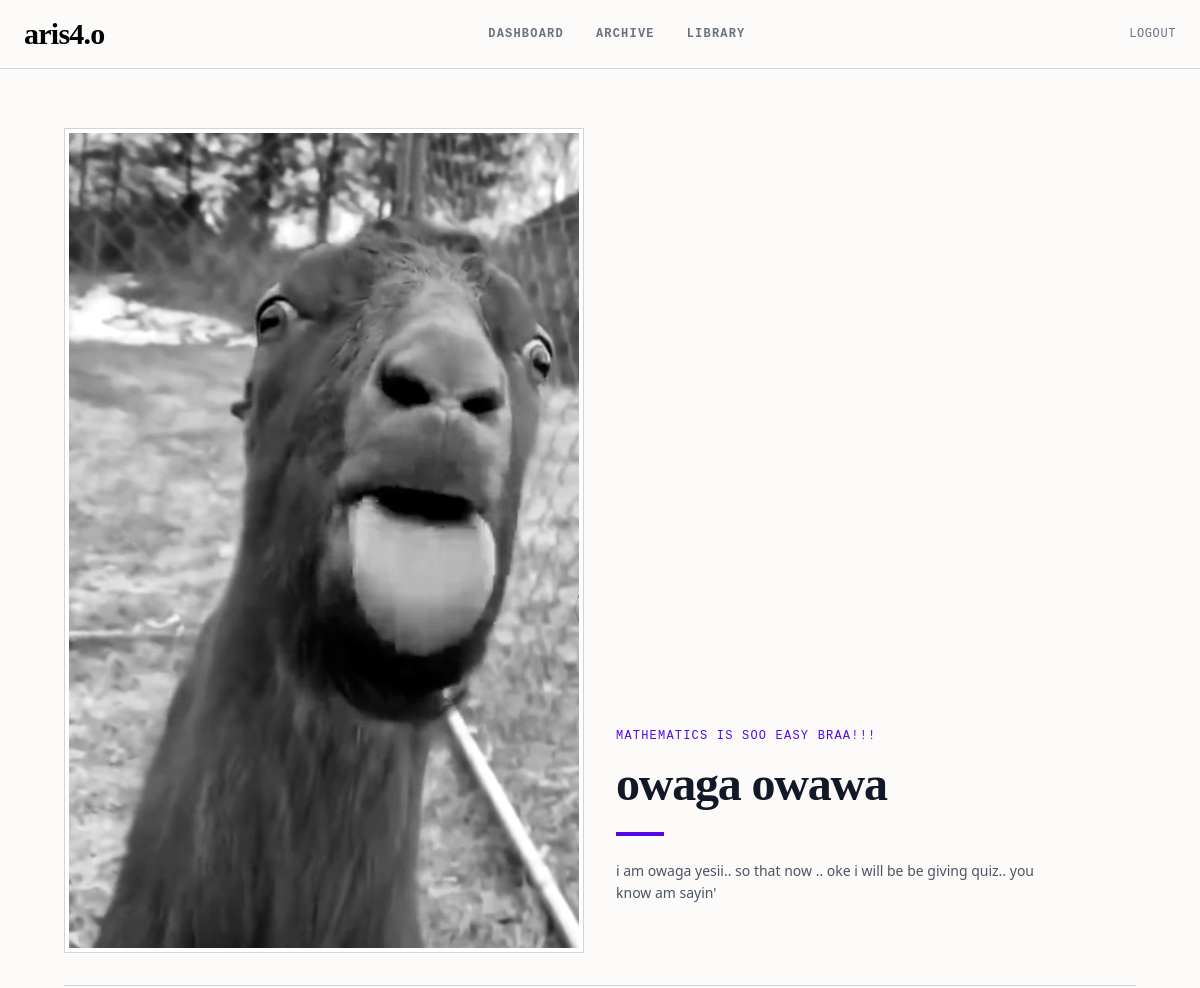
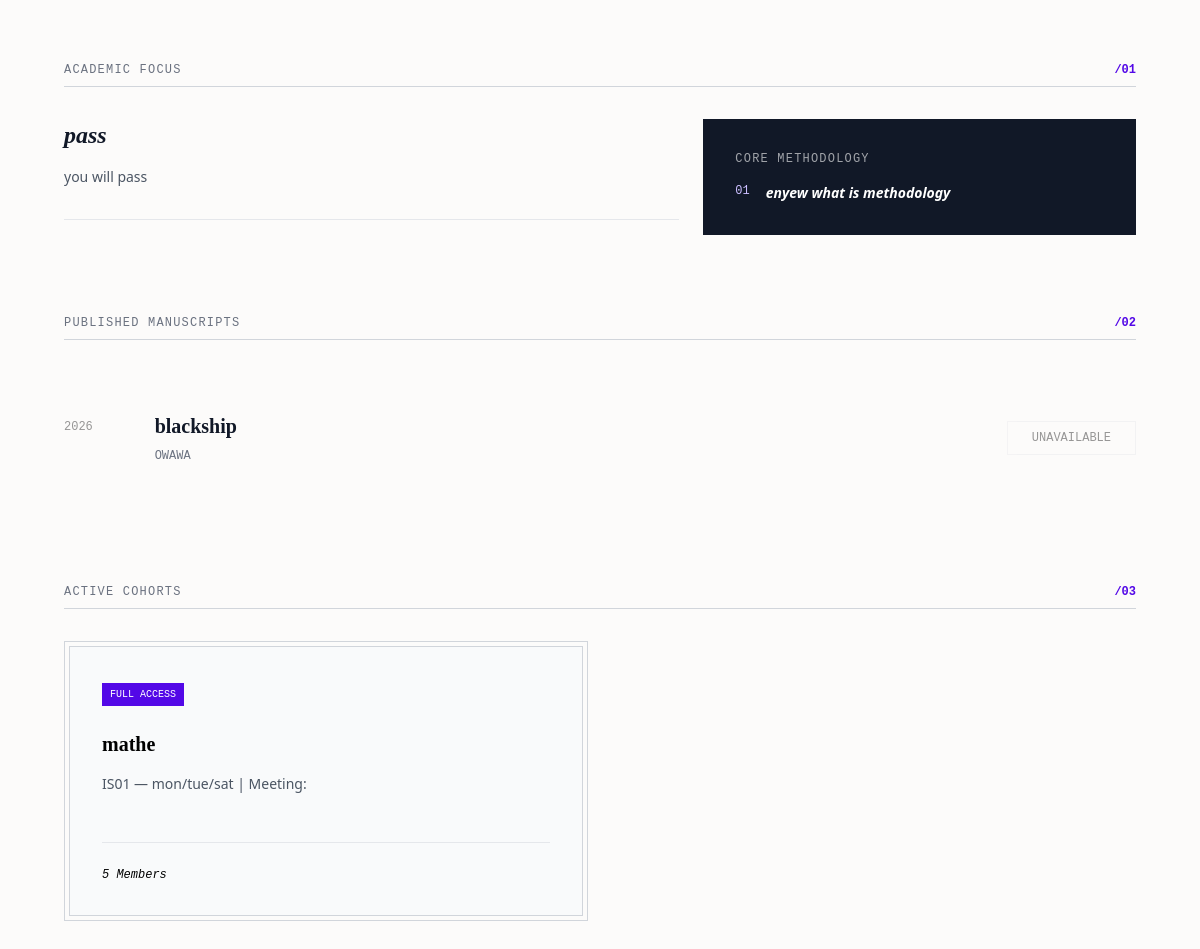
/teacher-profile/owaga/ (signed in), run on the app's committed database (2 pictures, top to bottom).
### accounts/models.py (models this page shows, shortened)
class InstructorProfile(models.Model):
    user = models.OneToOneField(User, on_delete=models.CASCADE, related_name='instructor_profile')
    title_role = models.CharField(max_length=200, blank=True, null=True, help_text="e.g. Lead Instructor, Professor of Mathematics")
    bio = models.TextField(blank=True, null=True)
    avatar = models.ImageField(upload_to='instructor_avatars/', blank=True, null=True)
    established_year = models.IntegerField(default=2024)
    academic_focus = models.JSONField(default=list, blank=True)
    methodologies = models.JSONField(default=list, blank=True)
    manuscripts = models.JSONField(default=list, blank=True)
    created_at = models.DateTimeField(auto_now_add=True)
    updated_at = models.DateTimeField(auto_now=True)
    def has_profile(self):
        return bool(self.bio or self.academic_focus or self.methodologies)

class User(AbstractUser):
    ROLE_CHOICES=[
        ('student', 'student'),
        ('instructor', 'instructor'),
        ('admin', 'admin'),
        ]
    role = models.CharField(max_length=20, choices=ROLE_CHOICES)
    is_approved = models.BooleanField(default=False)
    xp = models.IntegerField(default=0)

class AcademicClass(models.Model):
    code = models.CharField(max_length=20, unique=True)
    title = models.CharField(max_length=200)
    schedule_string = models.CharField(max_length=100)
    meeting_link = models.CharField(max_length=200, blank=True, default='')
    students = models.ManyToManyField(settings.AUTH_USER_MODEL, related_name='enrolled_classes', blank=True)
    instructor = models.ForeignKey(settings.AUTH_USER_MODEL, on_delete=models.SET_NULL, null=True, blank=True, limit_choices_to={'role': 'instructor'}, related_name='taught_classes')
    slug = models.SlugField(unique=True, blank=True)

### accounts/views.py (the view, shortened to what this page needs)
# urls.py: path('teacher-profile/', views.teacher_profile_view, name='teacher_profile'),
@login_required
def teacher_profile_view(request, username=None):
    if username:
        instructor = get_object_or_404(User, username=username, role='instructor')
        profile = InstructorProfile.objects.filter(user=instructor).first()
        if not profile or not profile.has_profile():
            return render(request, 'teacher_profile.html', {
                'profile': None, 'instructor_user': instructor,
                'active_cohorts': [], 'is_own_profile': request.user == instructor,
            })
        taught_classes = AcademicClass.objects.filter(instructor=instructor)
    active_cohorts = [
        {
            'access_level': 'FULL ACCESS',
            'name': cls.title,
            'description': f"{cls.code} — {cls.schedule_string} | Meeting: {cls.meeting_link}",
            'member_count': cls.students.count(),
        }
        for cls in taught_classes
    ]
    return render(request, 'teacher_profile.html', {
        'profile': profile, 'instructor_user': instructor,
        'active_cohorts': active_cohorts, 'is_own_profile': request.user == instructor,
    })

### accounts/templates/teacher_profile.html (shortened to what this page needs)
{% extends 'base.html' %}
{% block content %}
<main class="max-w-[1200px] mx-auto px-5 md:px-16 py-12 pb-32">
  {% if not profile %}
  <section class="mb-16 pb-8 border-b border-gray-300">
    <div class="grid grid-cols-1 md:grid-cols-12 gap-8 items-end">
      <div class="md:col-span-6 order-2 md:order-1">
        <div class="border border-gray-300 p-1 bg-white">
          <div class="w-full aspect-[4/5] bg-gray-900 flex items-center justify-center">
            <span class="font-mono text-gray-600 tracking-widest text-xs">aris4.0 // ARCHIVAL_PORTRAIT</span>
          </div>
        </div>
      </div>
      <div class="md:col-span-6 order-1 md:order-2 pb-8 md:pb-12">
        <span class="font-mono text-xs text-[#5308e7] uppercase tracking-widest mb-4 block">Instructor</span>
        <h2 class="font-serif text-4xl md:text-5xl font-black tracking-tight leading-none text-gray-900 mb-6">
          {{ instructor_user.get_full_name|default:instructor_user.username }}
        </h2>
        <div class="w-12 h-1 bg-[#5308e7] mb-6"></div>
        <p class="text-sm text-gray-600 max-w-md leading-relaxed">
          This instructor has not set up their profile yet.
        </p>
        {% if is_own_profile %}
        <div class="mt-6 flex items-center gap-4">
          <a href="{% url 'edit_instructor_profile' %}" class="bg-[#5308e7] text-white px-8 py-3 font-mono text-xs uppercase tracking-widest hover:scale-105 transition-transform duration-300 inline-block">
            Create Your Profile
          </a>
        </div>
        {% endif %}
      </div>
    </div>
  </section>
  {% else %}
  <section class="mb-16 pb-8 border-b border-gray-300">
    <div class="grid grid-cols-1 md:grid-cols-12 gap-8 items-end">
      <div class="md:col-span-6 order-2 md:order-1">
        <div class="border border-gray-300 p-1 bg-white">
          {% if profile.avatar %}
            <img alt="{{ instructor_user.username }} Portrait" class="w-full grayscale contrast-125 block" src="{{ profile.avatar.url }}"/>
          {% else %}
            <div class="w-full aspect-[4/5] bg-gray-900 flex items-center justify-center">
              <span class="font-mono text-gray-600 tracking-widest text-xs">aris4.0 // ARCHIVAL_PORTRAIT</span>
            </div>
          {% endif %}
        </div>
      </div>
      <div class="md:col-span-6 order-1 md:order-2 pb-8 md:pb-12">
        <span class="font-mono text-xs text-[#5308e7] uppercase tracking-widest mb-4 block">
          {{ profile.title_role|default:"Lead Instructor" }}
        </span>
        <h2 class="font-serif text-4xl md:text-5xl font-black tracking-tight leading-none text-gray-900 mb-6">
          {{ instructor_user.get_full_name|default:instructor_user.username }}
        </h2>
        <div class="w-12 h-1 bg-[#5308e7] mb-6"></div>
        <p class="text-sm text-gray-600 max-w-md leading-relaxed">
          {{ profile.bio|default:"No bio yet." }}
        </p>
      </div>
    </div>
  </section>
  {% if profile.academic_focus %}
  <section class="mb-20">
    <div class="flex items-baseline justify-between mb-8 pb-2 border-b border-gray-300">
      <h3 class="font-mono text-xs uppercase tracking-widest text-gray-500">Academic Focus</h3>
      <span class="text-[#5308e7] font-bold font-mono text-xs">/01</span>
    </div>
    <div class="grid grid-cols-1 md:grid-cols-12 gap-6">
      <div class="md:col-span-7">
        {% for focus in profile.academic_focus %}
        <div class="pb-8 border-b border-gray-200 hover:bg-gray-50 transition-colors -mx-5 md:-mx-0 px-5 md:px-0 {% if not forloop.first %}pt-8{% endif %}">
          <h4 class="font-serif text-2xl font-bold italic text-gray-900 mb-4">{{ focus.title }}</h4>
          <p class="text-sm text-gray-600">{{ focus.description }}</p>
        </div>
        {% endfor %}
      </div>
      {% if profile.methodologies %}
      <div class="md:col-span-5 bg-gray-900 text-white p-8">
        <h4 class="font-mono text-xs uppercase mb-4 opacity-60 tracking-widest">Core Methodology</h4>
        <ul class="space-y-4">
          {% for method in profile.methodologies %}
          <li class="flex items-start gap-4">
            <span class="font-mono text-xs text-[#cbbeff]">{{ forloop.counter|stringformat:"02d" }}</span>
            <span class="text-sm font-semibold italic">{{ method.name }}</span>
          </li>
          {% endfor %}
        </ul>
      </div>
      {% endif %}
    </div>
  </section>
  {% endif %}
  {% if profile.manuscripts %}
  <section class="mb-20">
    <div class="flex items-baseline justify-between mb-8 pb-2 border-b border-gray-300">
      <h3 class="font-mono text-xs uppercase tracking-widest text-gray-500">Published Manuscripts</h3>
      <span class="text-[#5308e7] font-bold font-mono text-xs">/02</span>
    </div>
    <div class="divide-y divide-gray-200">
      {% for paper in profile.manuscripts %}
      <div class="py-10 grid grid-cols-1 md:grid-cols-12 gap-4 group">
        <div class="md:col-span-1 hidden md:block">
          <span class="font-mono text-xs opacity-40">{{ paper.publication_year }}</span>
        </div>
        <div class="md:col-span-8">
          <h5 class="font-serif text-xl font-bold text-gray-900 group-hover:italic transition-all">{{ paper.title }}</h5>
          <p class="font-mono text-xs mt-2 text-gray-500 uppercase">{{ paper.publisher_tag }}</p>
        </div>
        <div class="md:col-span-3 flex justify-end items-center">
          <button disabled class="border border-gray-200 opacity-40 px-6 py-2 font-mono text-xs cursor-not-allowed">UNAVAILABLE</button>
        </div>
      </div>
      {% endfor %}
    </div>
  </section>
  {% endif %}
  {% endif %}
  {% if active_cohorts %}
  <section class="mb-20">
    <div class="flex items-baseline justify-between mb-8 pb-2 border-b border-gray-300">
      <h3 class="font-mono text-xs uppercase tracking-widest text-gray-500">Active Cohorts</h3>
      <span class="text-[#5308e7] font-bold font-mono text-xs">/03</span>
    </div>
    <div class="grid grid-cols-1 md:grid-cols-2 gap-6">
      {% for cohort in active_cohorts %}
      <div class="border border-gray-300 p-1">
        <div class="{% if forloop.counter|divisibleby:2 %}bg-white{% else %}bg-gray-50{% endif %} p-8 border border-gray-300">
          <span class="bg-[#5308e7] text-white font-mono text-[10px] px-2 py-1 mb-6 inline-block uppercase">
            {{ cohort.access_level }}
          </span>
          <h6 class="font-serif text-xl font-bold mb-4">{{ cohort.name }}</h6>
          <p class="text-sm text-gray-600">{{ cohort.description }}</p>
          <div class="mt-12 flex items-center justify-between pt-6 border-t border-gray-200">
            <span class="font-mono text-xs italic">{{ cohort.member_count }} Members</span>
          </div>
        </div>
      </div>
      {% endfor %}
    </div>
  </section>
  {% endif %}
</main>
{% endblock %}

### data on the page
InstructorProfile: avatar (picture), title_role "MATHEMATICS IS SOO EASY BRAA!!!", bio "i am owaga yesii.. so that now .. oke i will be be giving quiz.. you know am sayin'"
User: get_full_name "owaga owawa", publication_year "2026", title "blackship", publisher_tag "OWAWA"
AcademicClass: name "mathe"

### other printed values
{{ focus.title }} "pass"
{{ focus.description }} "you will pass"
{{ method.name }} "enyew what is methodology"
{{ cohort.access_level }} "FULL ACCESS"
{{ cohort.description }} "IS01 — mon/tue/sat | Meeting:"
{{ cohort.member_count }} "5"
